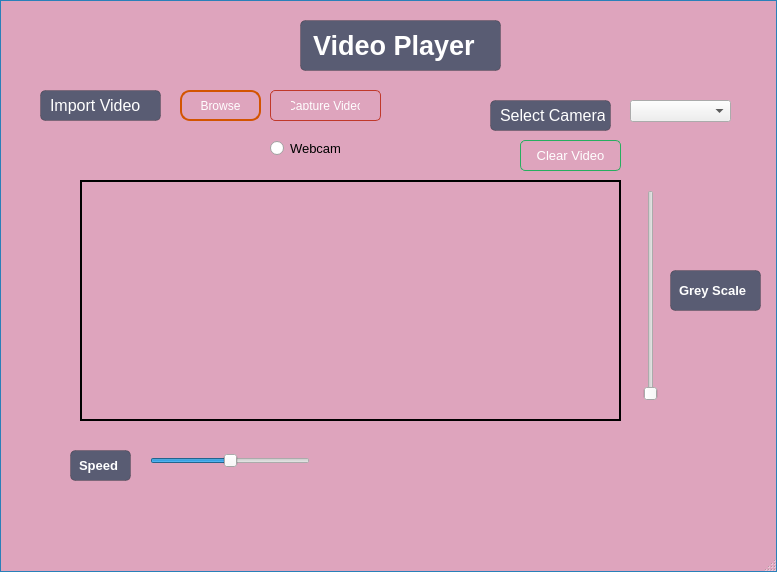
<?xml version="1.0" encoding="UTF-8"?>
<ui version="4.0">
 <class>VideoPlayer</class>
 <widget class="QMainWindow" name="VideoPlayer">
  <property name="geometry">
   <rect>
    <x>0</x>
    <y>0</y>
    <width>777</width>
    <height>572</height>
   </rect>
  </property>
  <property name="windowTitle">
   <string>MainWindow</string>
  </property>
  <property name="styleSheet">
   <string notr="true">QMainWindow {
        background: rgb(222,164,189);
        background: linear-gradient(90deg, rgba(222,164,189,1) 0%, rgba(148,187,233,1) 85%);
        border: 1px solid #2980B9;
    }
    
    QMainWindow::separator {
        background: rgb(222,164,189);
        background: linear-gradient(90deg, rgba(222,164,189,1) 0%, rgba(148,187,233,1) 85%);
        width: 2px;
        height: 2px;
    }
    
    QMainWindow::separator:hover {
       background: rgb(222,164,189);
        background: linear-gradient(90deg, rgba(222,164,189,1) 0%, rgba(148,187,233,1) 85%);
    }
    </string>
  </property>
  <property name="tabShape">
   <enum>QTabWidget::Rounded</enum>
  </property>
  <widget class="QWidget" name="centralwidget">
   <widget class="QPushButton" name="btnBrowse">
    <property name="geometry">
     <rect>
      <x>180</x>
      <y>90</y>
      <width>81</width>
      <height>31</height>
     </rect>
    </property>
    <property name="styleSheet">
     <string notr="true">QPushButton {
        background-color: qlineargradient(spread:pad, x1:0, y1:0, x2:0, y2:1, 
            stop:0 rgba(255, 168, 0, 255), stop:1 rgba(255, 87, 34, 255));
        border: 2px solid #d35400;
        color: white;
        padding: 8px 16px;
        border-radius: 10px;
    }
    
    QPushButton:hover {
        background-color: qlineargradient(spread:pad, x1:0, y1:0, x2:0, y2:1, 
            stop:0 rgba(255, 138, 0, 255), stop:1 rgba(255, 71, 26, 255));
        border: 2px solid #d35400;
        color: white;
        padding: 8px 16px;
        border-radius: 10px;
        box-shadow: 0px 3px 10px rgba(0, 0, 0, 0.3);
    }
    
    QPushButton:pressed {
        background-color: rgba(255, 87, 34, 255);
        border: 2px solid #d35400;
        color: white;
        padding: 8px 16px;
        border-radius: 10px;
    }</string>
    </property>
    <property name="text">
     <string>Browse</string>
    </property>
    <property name="flat">
     <bool>false</bool>
    </property>
   </widget>
   <widget class="QSlider" name="Speedslider">
    <property name="geometry">
     <rect>
      <x>150</x>
      <y>450</y>
      <width>160</width>
      <height>22</height>
     </rect>
    </property>
    <property name="minimumSize">
     <size>
      <width>160</width>
      <height>0</height>
     </size>
    </property>
    <property name="maximumSize">
     <size>
      <width>160</width>
      <height>22</height>
     </size>
    </property>
    <property name="styleSheet">
     <string notr="true">QLabel {
        color: white;
        background-color: rgba(52, 73, 94, 200);  /* Semi-transparent background color */
        border-radius: 5px;
        padding: 5px;
        border: 1px solid rgba(0, 0, 0, 50);  /* Semi-transparent border */
        box-shadow: 2px 2px 5px rgba(0, 0, 0, 50);  /* Shadow effect */
    }</string>
    </property>
    <property name="minimum">
     <number>-2</number>
    </property>
    <property name="maximum">
     <number>2</number>
    </property>
    <property name="pageStep">
     <number>1</number>
    </property>
    <property name="orientation">
     <enum>Qt::Horizontal</enum>
    </property>
   </widget>
   <widget class="QLabel" name="MainHeadinglbl">
    <property name="geometry">
     <rect>
      <x>300</x>
      <y>20</y>
      <width>201</width>
      <height>51</height>
     </rect>
    </property>
    <property name="font">
     <font>
      <pointsize>20</pointsize>
      <weight>75</weight>
      <bold>true</bold>
     </font>
    </property>
    <property name="styleSheet">
     <string notr="true">QLabel {
        color: white;
        background-color: rgba(52, 73, 94, 200);  /* Semi-transparent background color */
        border-radius: 5px;
        padding: 5px;
        border: 1px solid rgba(0, 0, 0, 50);  /* Semi-transparent border */
        box-shadow: 2px 2px 5px rgba(0, 0, 0, 50);  /* Shadow effect */
    }</string>
    </property>
    <property name="text">
     <string>Video Player</string>
    </property>
   </widget>
   <widget class="QLabel" name="Speedlbl">
    <property name="geometry">
     <rect>
      <x>70</x>
      <y>450</y>
      <width>61</width>
      <height>31</height>
     </rect>
    </property>
    <property name="font">
     <font>
      <pointsize>10</pointsize>
      <weight>75</weight>
      <bold>true</bold>
     </font>
    </property>
    <property name="styleSheet">
     <string notr="true">QLabel {
        color: white;
        background-color: rgba(52, 73, 94, 200);  /* Semi-transparent background color */
        border-radius: 5px;
        padding: 5px;
        border: 1px solid rgba(0, 0, 0, 50);  /* Semi-transparent border */
        box-shadow: 2px 2px 5px rgba(0, 0, 0, 50);  /* Shadow effect */
    }</string>
    </property>
    <property name="text">
     <string>Speed</string>
    </property>
   </widget>
   <widget class="QSlider" name="verticalSlider">
    <property name="geometry">
     <rect>
      <x>640</x>
      <y>190</y>
      <width>22</width>
      <height>211</height>
     </rect>
    </property>
    <property name="styleSheet">
     <string notr="true">QLabel {
        color: white;
        background-color: rgba(52, 73, 94, 200);  /* Semi-transparent background color */
        border-radius: 5px;
        padding: 5px;
        border: 1px solid rgba(0, 0, 0, 50);  /* Semi-transparent border */
        box-shadow: 2px 2px 5px rgba(0, 0, 0, 50);  /* Shadow effect */
    }</string>
    </property>
    <property name="maximum">
     <number>255</number>
    </property>
    <property name="orientation">
     <enum>Qt::Vertical</enum>
    </property>
   </widget>
   <widget class="QLabel" name="Speedlbl_2">
    <property name="geometry">
     <rect>
      <x>670</x>
      <y>270</y>
      <width>91</width>
      <height>41</height>
     </rect>
    </property>
    <property name="font">
     <font>
      <pointsize>10</pointsize>
      <weight>75</weight>
      <bold>true</bold>
     </font>
    </property>
    <property name="styleSheet">
     <string notr="true">QLabel {
        color: white;
        background-color: rgba(52, 73, 94, 200);  /* Semi-transparent background color */
        border-radius: 5px;
        padding: 5px;
        border: 1px solid rgba(0, 0, 0, 50);  /* Semi-transparent border */
        box-shadow: 2px 2px 5px rgba(0, 0, 0, 50);  /* Shadow effect */
    }</string>
    </property>
    <property name="text">
     <string>Grey Scale</string>
    </property>
   </widget>
   <widget class="QLabel" name="lblDataSource">
    <property name="geometry">
     <rect>
      <x>40</x>
      <y>90</y>
      <width>121</width>
      <height>31</height>
     </rect>
    </property>
    <property name="font">
     <font>
      <pointsize>12</pointsize>
     </font>
    </property>
    <property name="styleSheet">
     <string notr="true">QLabel {
        color: white;
        background-color: rgba(52, 73, 94, 200);  /* Semi-transparent background color */
        border-radius: 5px;
        padding: 5px;
        border: 1px solid rgba(0, 0, 0, 50);  /* Semi-transparent border */
        box-shadow: 2px 2px 5px rgba(0, 0, 0, 50);  /* Shadow effect */
    }</string>
    </property>
    <property name="text">
     <string>Import Video</string>
    </property>
   </widget>
   <widget class="QLabel" name="label">
    <property name="geometry">
     <rect>
      <x>80</x>
      <y>180</y>
      <width>541</width>
      <height>241</height>
     </rect>
    </property>
    <property name="minimumSize">
     <size>
      <width>0</width>
      <height>221</height>
     </size>
    </property>
    <property name="frameShape">
     <enum>QFrame::WinPanel</enum>
    </property>
    <property name="text">
     <string/>
    </property>
    <property name="textFormat">
     <enum>Qt::AutoText</enum>
    </property>
    <property name="pixmap">
     <pixmap>C:/Users/HS/Downloads/Green and White Doodle Group Project Presentation.jpg</pixmap>
    </property>
    <property name="scaledContents">
     <bool>true</bool>
    </property>
    <property name="alignment">
     <set>Qt::AlignCenter</set>
    </property>
    <property name="wordWrap">
     <bool>true</bool>
    </property>
    <property name="openExternalLinks">
     <bool>false</bool>
    </property>
   </widget>
   <widget class="QPushButton" name="btnRefresh">
    <property name="geometry">
     <rect>
      <x>520</x>
      <y>140</y>
      <width>101</width>
      <height>31</height>
     </rect>
    </property>
    <property name="font">
     <font>
      <pointsize>10</pointsize>
     </font>
    </property>
    <property name="styleSheet">
     <string notr="true">QPushButton {
        background-color: qlineargradient(spread:pad, x1:0, y1:0, x2:0, y2:1, 
            stop:0 rgba(39, 174, 96, 255), stop:1 rgba(46, 204, 113, 255));
        border: 1px solid #27ae60;
        color: white;
        padding: 8px 16px;
        border-radius: 5px;
    }
    
    QPushButton:hover {
        background-color: qlineargradient(spread:pad, x1:0, y1:0, x2:0, y2:1, 
            stop:0 rgba(22, 160, 133, 255), stop:1 rgba(39, 174, 96, 255));
        border: 1px solid #2ecc71;
        color: white;
        padding: 8px 16px;
        border-radius: 5px;
        box-shadow: 0px 3px 8px rgba(0, 0, 0, 0.3);
    }
    
    QPushButton:pressed {
        background-color: rgba(39, 174, 96, 255);
        border: 1px solid #27ae60;
        color: white;
        padding: 8px 16px;
        border-radius: 5px;
    }</string>
    </property>
    <property name="text">
     <string>Clear Video</string>
    </property>
    <property name="autoDefault">
     <bool>true</bool>
    </property>
   </widget>
   <widget class="QRadioButton" name="rdbtnSort">
    <property name="geometry">
     <rect>
      <x>270</x>
      <y>140</y>
      <width>91</width>
      <height>17</height>
     </rect>
    </property>
    <property name="font">
     <font>
      <pointsize>10</pointsize>
     </font>
    </property>
    <property name="styleSheet">
     <string notr="true">QLabel {
        color: white;
        background-color: rgba(52, 73, 94, 200);  /* Semi-transparent background color */
        border-radius: 5px;
        padding: 5px;
        border: 1px solid rgba(0, 0, 0, 50);  /* Semi-transparent border */
        box-shadow: 2px 2px 5px rgba(0, 0, 0, 50);  /* Shadow effect */
    }</string>
    </property>
    <property name="text">
     <string>Webcam</string>
    </property>
    <property name="icon">
     <iconset>
      <normaloff>webcam.png</normaloff>webcam.png</iconset>
    </property>
   </widget>
   <widget class="QPushButton" name="btnBrowse_2">
    <property name="geometry">
     <rect>
      <x>270</x>
      <y>90</y>
      <width>111</width>
      <height>31</height>
     </rect>
    </property>
    <property name="styleSheet">
     <string notr="true">QPushButton {
        background-color: qlineargradient(spread:pad, x1:0, y1:0, x2:0, y2:1, 
            stop:0 rgba(231, 76, 60, 255), stop:1 rgba(192, 57, 43, 255));
        border: 1px solid #c0392b;
        color: white;
        padding: 10px 20px;
        border-radius: 5px;
        icon-size: 32px;  /* Adjust the icon size as needed */
        icon-color: white;  /* Set the icon color */
        icon-alignment: center;  /* Center the icon */
    }
    
    QPushButton:hover {
        background-color: qlineargradient(spread:pad, x1:0, y1:0, x2:0, y2:1, 
            stop:0 rgba(192, 57, 43, 255), stop:1 rgba(231, 76, 60, 255));
        border: 1px solid #e74c3c;
        color: white;
        padding: 10px 20px;
        border-radius: 5px;
        box-shadow: 0px 3px 8px rgba(0, 0, 0, 0.3);
    }
    
    QPushButton:pressed {
        background-color: rgba(192, 57, 43, 255);
        border: 1px solid #c0392b;
        color: white;
        padding: 10px 20px;
        border-radius: 5px;
    }</string>
    </property>
    <property name="text">
     <string>Capture Video</string>
    </property>
    <property name="flat">
     <bool>false</bool>
    </property>
   </widget>
   <widget class="QComboBox" name="availableCameras">
    <property name="geometry">
     <rect>
      <x>630</x>
      <y>100</y>
      <width>101</width>
      <height>22</height>
     </rect>
    </property>
    <property name="font">
     <font>
      <pointsize>10</pointsize>
     </font>
    </property>
   </widget>
   <widget class="QLabel" name="lblDataSource_2">
    <property name="geometry">
     <rect>
      <x>490</x>
      <y>100</y>
      <width>121</width>
      <height>31</height>
     </rect>
    </property>
    <property name="font">
     <font>
      <pointsize>12</pointsize>
     </font>
    </property>
    <property name="styleSheet">
     <string notr="true">QLabel {
        color: white;
        background-color: rgba(52, 73, 94, 200);  /* Semi-transparent background color */
        border-radius: 5px;
        padding: 5px;
        border: 1px solid rgba(0, 0, 0, 50);  /* Semi-transparent border */
        box-shadow: 2px 2px 5px rgba(0, 0, 0, 50);  /* Shadow effect */
    }</string>
    </property>
    <property name="text">
     <string>Select Camera</string>
    </property>
   </widget>
  </widget>
  <widget class="QStatusBar" name="statusbar"/>
 </widget>
 <resources/>
 <connections/>
</ui>
